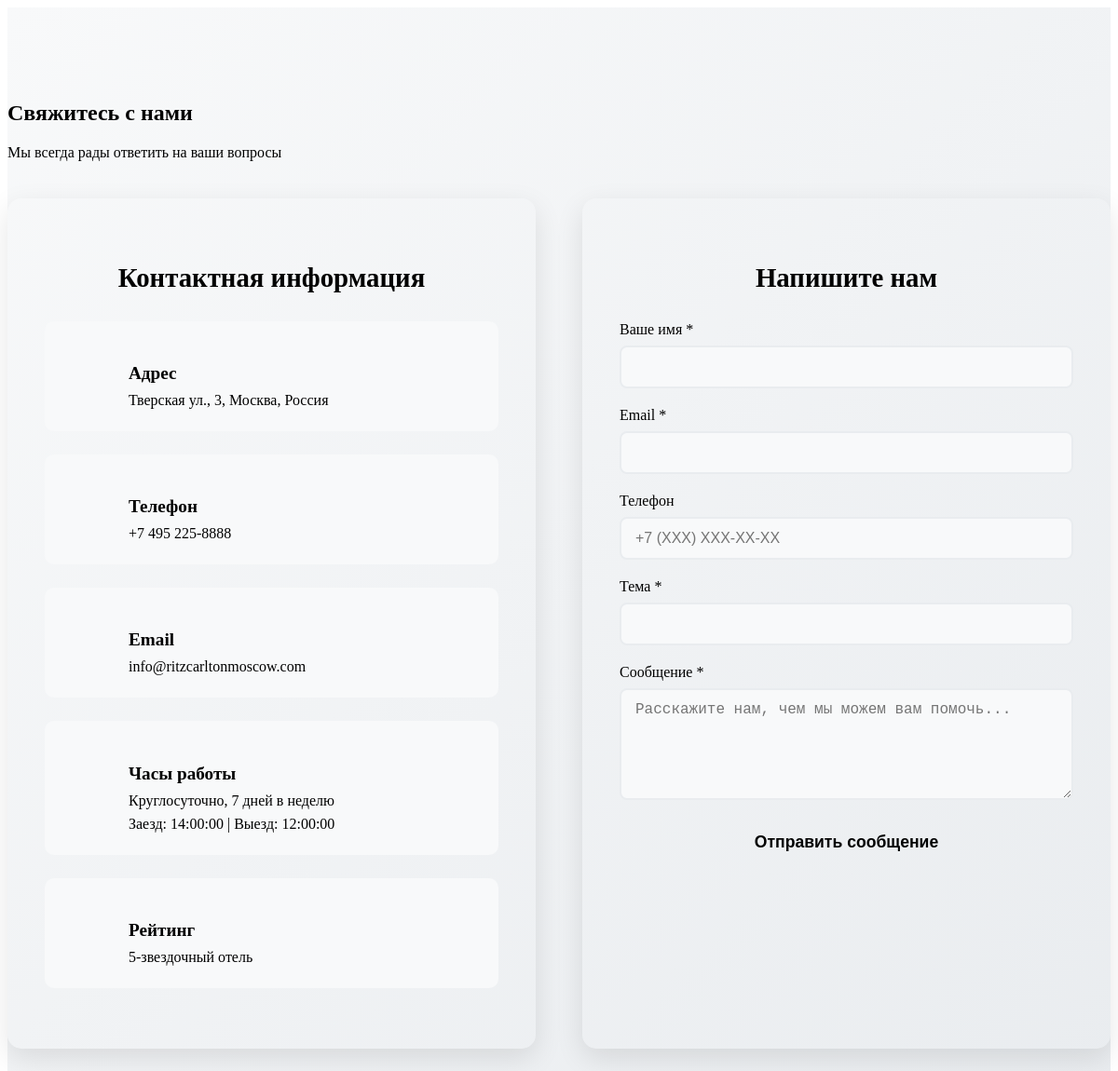
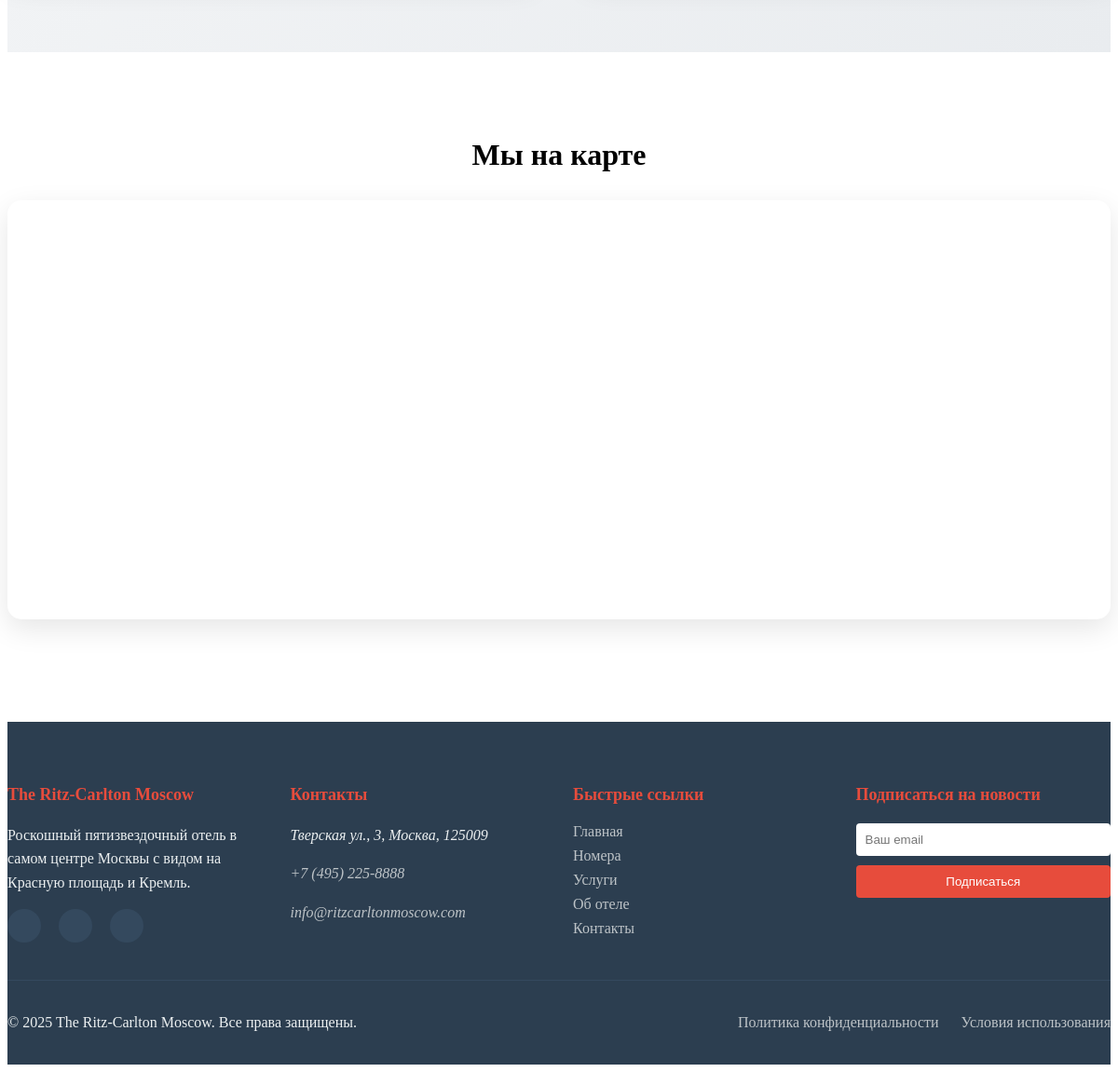
/hotel_management_system/contact.php, run on the app's committed database (2 pictures, top to bottom).
### tables this page shows
CREATE TABLE `hotels` (
  `hotel_id` int(11) NOT NULL,
  `name` varchar(100) NOT NULL,
  `address` text NOT NULL,
  `city` varchar(50) NOT NULL,
  `country` varchar(50) NOT NULL,
  `postal_code` varchar(20) DEFAULT NULL,
  `phone` varchar(20) NOT NULL,
  `email` varchar(100) DEFAULT NULL,
  `website` varchar(100) DEFAULT NULL,
  `description` text DEFAULT NULL,
  `star_rating` int(11) DEFAULT NULL CHECK (`star_rating` between 1 and 5),
  `check_in_time` time DEFAULT '14:00:00',
  `check_out_time` time DEFAULT '12:00:00',
  `created_at` timestamp NOT NULL DEFAULT current_timestamp(),
  `updated_at` timestamp NOT NULL DEFAULT current_timestamp() ON UPDATE current_timestamp()
);

### hotel_management_system/includes/functions.php (called while the page is built, shortened)
<?php
require_once 'db.php';
function getHotelDetails() {
    global $conn;
    $sql = "SELECT * FROM hotels WHERE hotel_id = 1 LIMIT 1";
    $result = $conn->query($sql);
    if ($result && $result->num_rows > 0) {
        return $result->fetch_assoc();
    }
}

### hotel_management_system/includes/config.php (called while the page is built, shortened)
<?php
$base_url = 'http://localhost/hotel_management_system';
?>

### hotel_management_system/contact.php (the view, shortened to what this page needs)
<?php
require_once 'includes/config.php';
require_once 'includes/functions.php';
$hotel = getHotelDetails();
?>
<section class="contact-section">
    <div class="container">
        <div class="section-header">
            <h2>Свяжитесь с нами</h2>
            <p>Мы всегда рады ответить на ваши вопросы</p>
        </div>
        <div class="contact-grid">
            <div class="contact-info">
                <h3>Контактная информация</h3>
                <div class="info-item">
                    <div class="info-icon">
                    </div>
                    <div class="info-content">
                        <h4>Адрес</h4>
                        <p><?= htmlspecialchars($hotel['address']); ?>, <?= htmlspecialchars($hotel['city']); ?>, <?= htmlspecialchars($hotel['country']); ?></p>
                    </div>
                </div>
                <div class="info-item">
                    <div class="info-icon">
                    </div>
                    <div class="info-content">
                        <h4>Телефон</h4>
                        <p><a href="tel:<?= htmlspecialchars($hotel['phone']); ?>"><?= htmlspecialchars($hotel['phone']); ?></a></p>
                    </div>
                </div>
                <div class="info-item">
                    <div class="info-icon">
                    </div>
                    <div class="info-content">
                        <h4>Email</h4>
                        <p><a href="mailto:<?= htmlspecialchars($hotel['email']); ?>"><?= htmlspecialchars($hotel['email']); ?></a></p>
                    </div>
                </div>
                <div class="info-item">
                    <div class="info-icon">
                    </div>
                    <div class="info-content">
                        <h4>Часы работы</h4>
                        <p>Круглосуточно, 7 дней в неделю</p>
                        <p>Заезд: <?= htmlspecialchars($hotel['check_in_time']); ?> | Выезд: <?= htmlspecialchars($hotel['check_out_time']); ?></p>
                    </div>
                </div>
                <div class="info-item">
                    <div class="info-icon">
                    </div>
                    <div class="info-content">
                        <h4>Рейтинг</h4>
                        <p>
                            <?= htmlspecialchars($hotel['star_rating']); ?>-звездочный отель
                        </p>
                    </div>
                </div>
            </div>
            <div class="contact-form">
                <h3>Напишите нам</h3>
                <form id="contactForm" method="POST" action="<?= $base_url; ?>/includes/contact_handler.php">
                    <div class="form-group">
                        <label for="name">Ваше имя *</label>
                        <input type="text" id="name" name="name" class="form-control" required>
                    </div>
                    <div class="form-group">
                        <label for="email">Email *</label>
                        <input type="email" id="email" name="email" class="form-control" required>
                    </div>
                    <div class="form-group">
                        <label for="phone">Телефон</label>
                        <input type="tel" id="phone" name="phone" class="form-control" placeholder="+7 (XXX) XXX-XX-XX">
                    </div>
                    <div class="form-group">
                        <label for="subject">Тема *</label>
                        <input type="text" id="subject" name="subject" class="form-control" required>
                    </div>
                    <div class="form-group">
                        <label for="message">Сообщение *</label>
                        <textarea id="message" name="message" class="form-control" rows="5"
                                  placeholder="Расскажите нам, чем мы можем вам помочь..." required></textarea>
                    </div>
                    <div class="form-group">
                        <button type="submit" class="btn btn-primary">
                            <i class="fas fa-paper-plane"></i> Отправить сообщение
                        </button>
                    </div>
                </form>
            </div>
        </div>
    </div>
</section>
<section class="map-section">
    <div class="container">
        <h3>Мы на карте</h3>
        <div class="map-container">
            <iframe
                src="https://www.google.com/maps/embed?pb=!1m18!1m12!1m3!1d2244.4303074593986!2d37.608860415931104!3d55.76139798055578!2m3!1f0!2f0!3f0!3m2!1i1024!2i768!4f13.1!3m3!1m2!1s0x46b54a5a738fa419%3A0x7c347d506f52311f!2sThe%20Ritz-Carlton%2C%20Moscow!5e0!3m2!1sen!2sru!4v1620000000000!5m2!1sen!2sru"
                width="100%"
                height="450"
                style="border:0;"
                allowfullscreen=""
                loading="lazy"
>
            </iframe>
        </div>
    </div>
</section>
<?php require_once 'includes/footer.php'; ?>

### hotel_management_system/contact.php (style rules this page uses)
.contact-section { padding: 80px 0; background: linear-gradient(135deg, #f8f9fa 0%, #e9ecef 100%); }
.contact-grid { display: grid; grid-template-columns: 1fr 1fr; gap: 50px; margin-top: 40px; }
.contact-info { background: var(--white); padding: 40px; border-radius: 15px; box-shadow: 0 10px 30px rgba(0,0,0,0.1); }
.contact-info h3 { color: var(--primary-color); font-size: 1.8rem; margin-bottom: 30px; text-align: center; font-family: 'Playfair Display', serif; }
.info-item { display: flex; align-items: flex-start; margin-bottom: 25px; padding: 20px; background: #f8f9fa; border-radius: 10px; transition: all 0.3s ease; }
.info-icon { width: 50px; height: 50px; background: linear-gradient(135deg, var(--primary-color) 0%, #a67c00 100%); border-radius: 50%; display: flex; align-items: center; justify-content: center; margin-right: 20px; flex-shrink: 0; }
.info-content h4 { color: var(--dark-color); font-size: 1.2rem; margin-bottom: 5px; font-family: 'Playfair Display', serif; }
.info-content p { color: var(--text-color); margin: 0; line-height: 1.6; }
.info-content a { color: var(--primary-color); text-decoration: none; transition: color 0.3s ease; }
.contact-form { background: var(--white); padding: 40px; border-radius: 15px; box-shadow: 0 10px 30px rgba(0,0,0,0.1); }
.contact-form h3 { color: var(--primary-color); font-size: 1.8rem; margin-bottom: 30px; text-align: center; font-family: 'Playfair Display', serif; }
.contact-form .form-group { margin-bottom: 20px; }
.contact-form label { display: block; margin-bottom: 8px; color: var(--dark-color); font-weight: 500; }
.contact-form .form-control { width: 100%; padding: 12px 15px; border: 2px solid #e9ecef; border-radius: 8px; font-size: 1rem; transition: all 0.3s ease; background: #f8f9fa; }
.contact-form textarea.form-control { resize: vertical; min-height: 120px; }
.contact-form .btn-primary { background: linear-gradient(135deg, var(--primary-color) 0%, #a67c00 100%); border: none; padding: 15px 40px; color: var(--white); border-radius: 25px; font-weight: bold; font-size: 1.1rem; transition: all 0.3s ease; width: 100%; cursor: pointer; }
.map-section { padding: 60px 0; background: var(--white); }
.map-section h3 { color: var(--primary-color); font-size: 2rem; margin-bottom: 30px; text-align: center; font-family: 'Playfair Display', serif; }
.map-container { border-radius: 15px; overflow: hidden; box-shadow: 0 10px 30px rgba(0,0,0,0.1); border: 5px solid var(--white); }
.contact-info, .contact-form { animation: fadeInUp 0.6s ease-out; }
.contact-form { animation-delay: 0.2s; }

### data on the page
hotels: address "Тверская ул., 3", city "Москва", country "Россия", phone "+7 495 225-8888", email "info@ritzcarltonmoscow.com", check_in_time "14:00:00", check_out_time "12:00:00", star_rating "5"

### other printed values
$address "Тверская ул., 3, Москва, 125009"
$phone_number "+7 (495) 225-8888"
$email "info@ritzcarltonmoscow.com"
$title "Главная"
$title "Номера"
$title "Услуги"
$title "Об отеле"
$title "Контакты"
